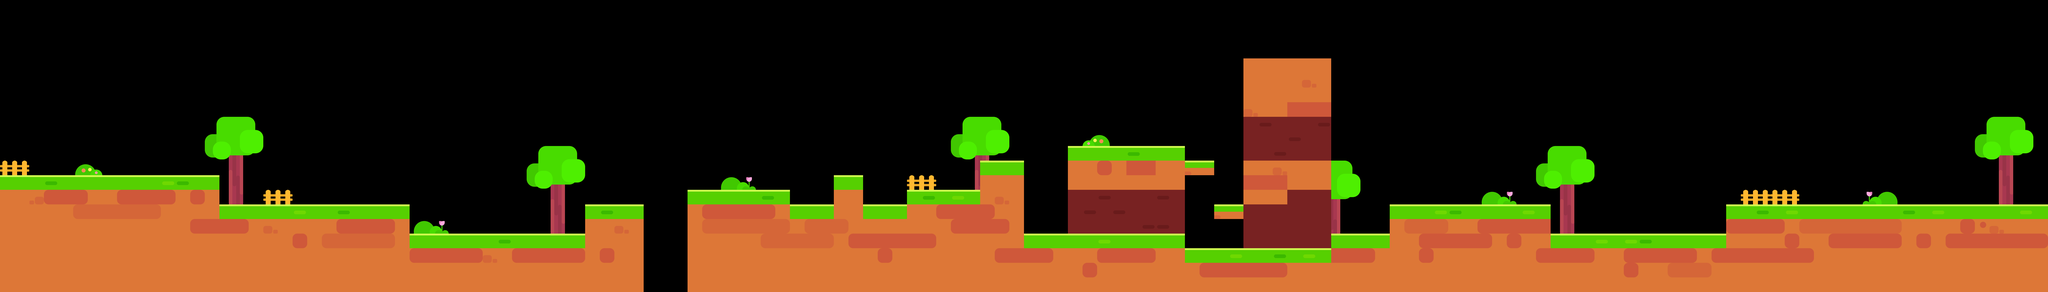

A 2D game scene composited from a Tiled map and its tileset images. What follows is a short description and the map's XML, with each tile layer's data collapsed to a summary:
An orthogonal 140x20 tile map with 80x80 px tiles, 6 tile layers (zhuangshi02, dixing, dixingzhuangshi, dimian, ...).

<map version="1.0" orientation="orthogonal" renderorder="right-down" width="140" height="20" tilewidth="80" tileheight="80">
 <tileset firstgid="1" name="map_1" tilewidth="80" tileheight="80">
  <image source="map_1.png" width="640" height="640" />
 </tileset>
 <layer name="zhuangshi02" width="140" height="20">
  <data>[2800 cells, 144 non-empty, 24 distinct tile ids]</data>
 </layer>
 <layer name="dixing" width="140" height="20">
  <data>[2800 cells, 899 non-empty, 4 distinct tile ids]</data>
 </layer>
 <layer name="dixingzhuangshi" width="140" height="20">
  <data>[2800 cells, 70 non-empty, 7 distinct tile ids]</data>
 </layer>
 <layer name="dimian" width="140" height="20">
  <data>[2800 cells, 145 non-empty, 1 distinct tile ids]</data>
 </layer>
 <layer name="dimianzhuangshi" width="140" height="20">
  <data>[2800 cells, 26 non-empty, 2 distinct tile ids]</data>
 </layer>
 <layer name="zhuangshi01" width="140" height="20">
  <data>[2800 cells, 137 non-empty, 9 distinct tile ids]</data>
 </layer>
</map>
